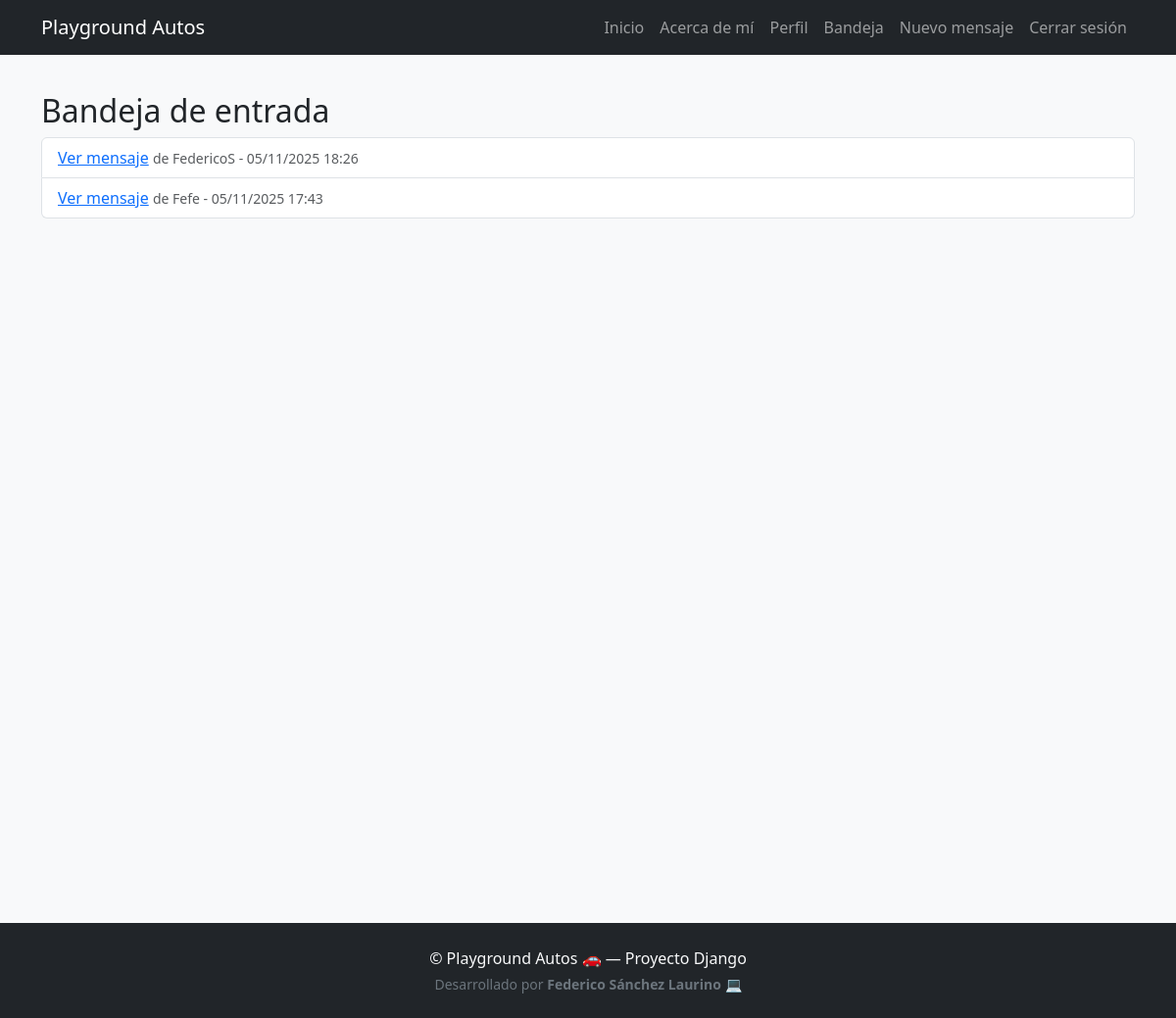
Page /messages/inbox/ (signed in) on the committed database.
### messages_app/models.py (models this page shows, shortened)
class Message(models.Model):
    sender = models.ForeignKey(User, on_delete=models.CASCADE, related_name='sent_messages')
    receiver = models.ForeignKey(User, on_delete=models.CASCADE, related_name='received_messages')
    subject = models.CharField(max_length=100)
    content = models.TextField()
    created_at = models.DateTimeField(auto_now_add=True)
    read = models.BooleanField(default=False)

### messages_app/views.py (the view)
# urls.py: path('inbox/', views.inbox, name='inbox'),
@login_required
def inbox(request):
    messages = Message.objects.filter(receiver=request.user).order_by('-created_at')
    return render(request, 'messages_app/inbox.html', {'messages': messages})

### templates/messages_app/inbox.html
{% extends 'base.html' %}
{% block content %}
<h2>Bandeja de entrada</h2>
{% if messages %}
  <ul class="list-group">
    {% for msg in messages %}
      <li class="list-group-item {% if not msg.read %}fw-bold{% endif %}">
        <a href="{% url 'messages_app:message_detail' msg.pk %}">Ver mensaje</a>
        <small class="text-muted">de {{ msg.sender.username }} - {{ msg.created_at|date:"d/m/Y H:i" }}</small>
      </li>
    {% endfor %}
  </ul>
{% else %}
  <p>No tienes mensajes.</p>
{% endif %}
{% endblock %}

### templates/base.html (style rules this page uses)
body { background-color: #f8f9fa; padding-top: 70px; }

### rows in the picture
Message: sender.username "FedericoS", created_at "05/11/2025 18:26"
Message: sender.username "Fefe", created_at "05/11/2025 17:43"
